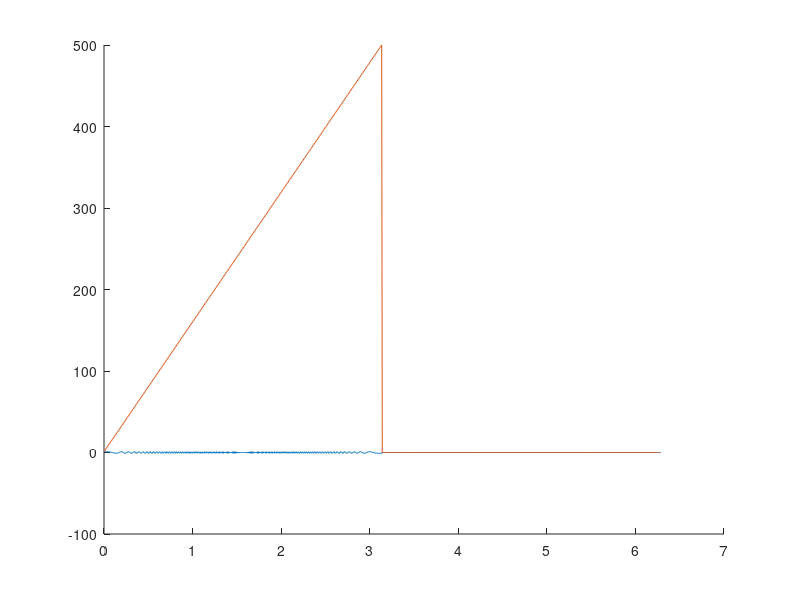

Source code (MATLAB):
%PS Andrés Agustín Cesana 
clc;
close all;
clear;
fs = 1000;
t = 0:2*pi/fs:2*pi;
M = length(t);
y = zeros(1,M);
n = zeros(1,M);
for i = 1 : M/2
    y(i) = cos(i*t(i));
    n(i) = i;
end
hold on
plot(t,y)
plot(t,n)
hold off
